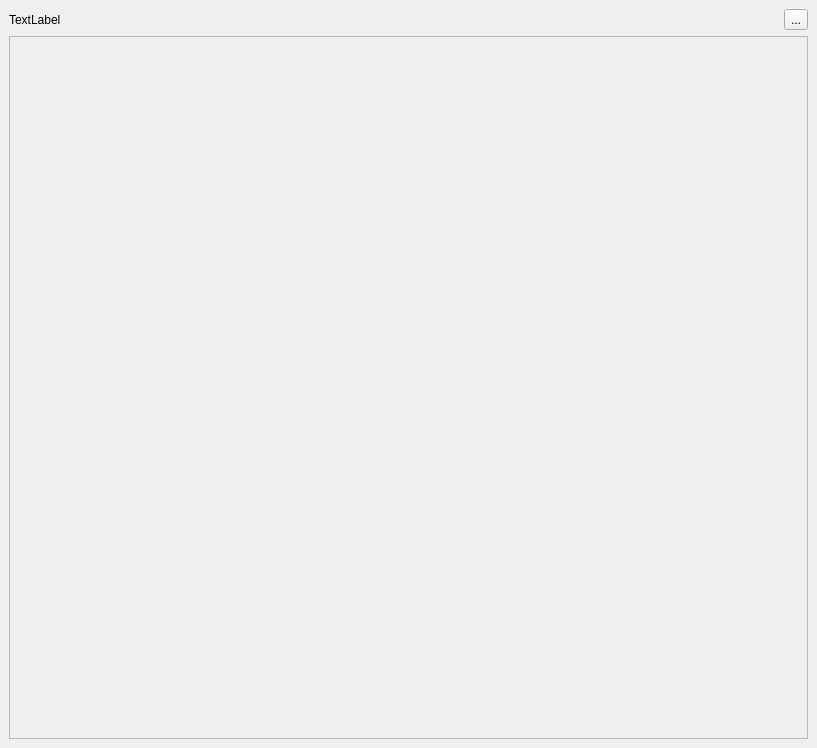
<?xml version="1.0" encoding="UTF-8"?>
<ui version="4.0">
    <class>Form</class>
    <widget class="QWidget" name="Form">
        <property name="geometry">
            <rect>
                <x>0</x>
                <y>0</y>
                <width>817</width>
                <height>748</height>
            </rect>
        </property>
        <property name="windowTitle">
            <string>Form</string>
        </property>
        <layout class="QVBoxLayout" name="verticalLayout">
            <property name="spacing">
                <number>0</number>
            </property>
            <property name="leftMargin">
                <number>0</number>
            </property>
            <property name="topMargin">
                <number>0</number>
            </property>
            <property name="rightMargin">
                <number>0</number>
            </property>
            <property name="bottomMargin">
                <number>0</number>
            </property>
            <item>
                <widget class="QFrame" name="frame">
                    <property name="frameShape">
                        <enum>QFrame::NoFrame</enum>
                    </property>
                    <property name="frameShadow">
                        <enum>QFrame::Raised</enum>
                    </property>
                    <layout class="QVBoxLayout" name="verticalLayout_2">
                        <item>
                            <layout class="QHBoxLayout" name="horizontalLayout_2">
                                <item>
                                    <widget class="QLabel" name="label_reamrk">
                                        <property name="text">
                                            <string>TextLabel</string>
                                        </property>
                                    </widget>
                                </item>
                                <item>
                                    <spacer name="horizontalSpacer">
                                        <property name="orientation">
                                            <enum>Qt::Horizontal</enum>
                                        </property>
                                        <property name="sizeHint" stdset="0">
                                            <size>
                                                <width>40</width>
                                                <height>20</height>
                                            </size>
                                        </property>
                                    </spacer>
                                </item>
                                <item>
                                    <widget class="QToolButton" name="toolButton">
                                        <property name="text">
                                            <string>...</string>
                                        </property>
                                    </widget>
                                </item>
                            </layout>
                        </item>
                        <item>
                            <widget class="QScrollArea" name="scrollArea">
                                <property name="widgetResizable">
                                    <bool>true</bool>
                                </property>
                                <widget class="QWidget" name="scrollAreaWidgetContents">
                                    <property name="geometry">
                                        <rect>
                                            <x>0</x>
                                            <y>0</y>
                                            <width>797</width>
                                            <height>700</height>
                                        </rect>
                                    </property>
                                </widget>
                            </widget>
                        </item>
                    </layout>
                </widget>
            </item>
        </layout>
    </widget>
    <resources/>
    <connections/>
</ui>
